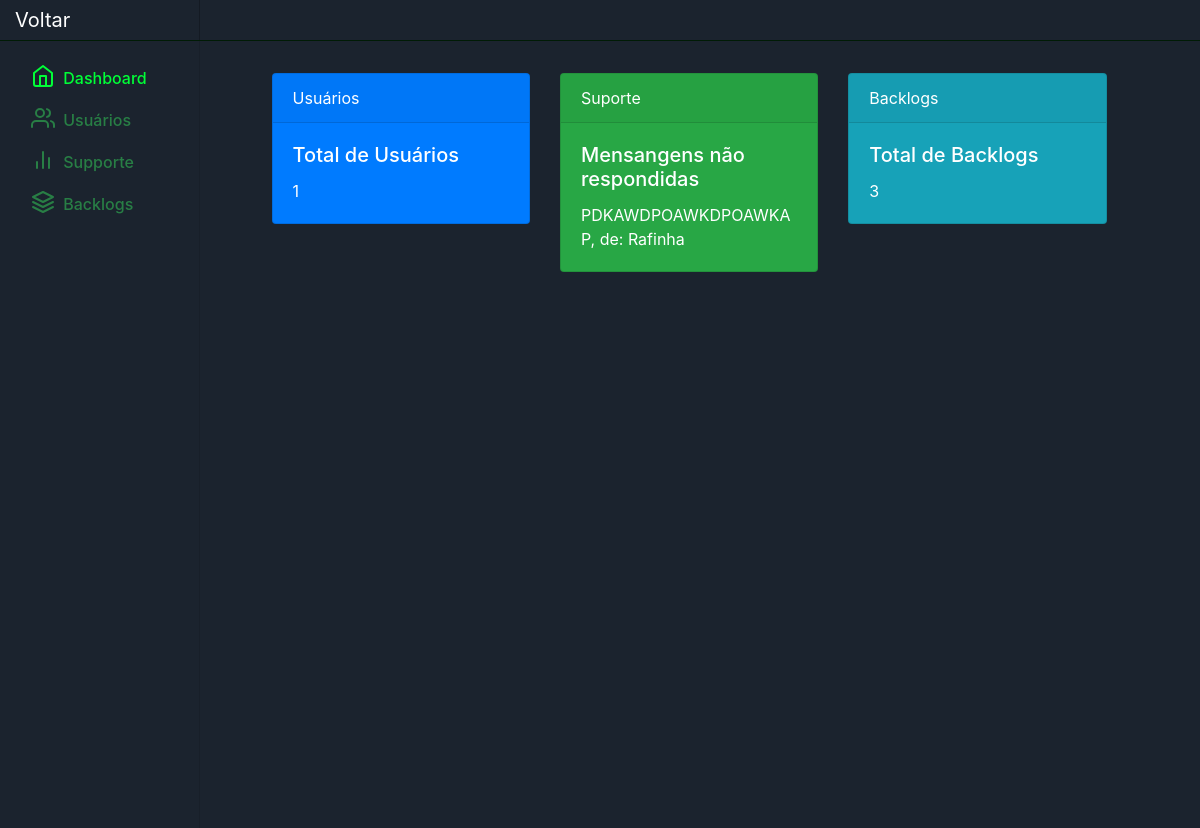
Before: /dashboard/ with the older database file.
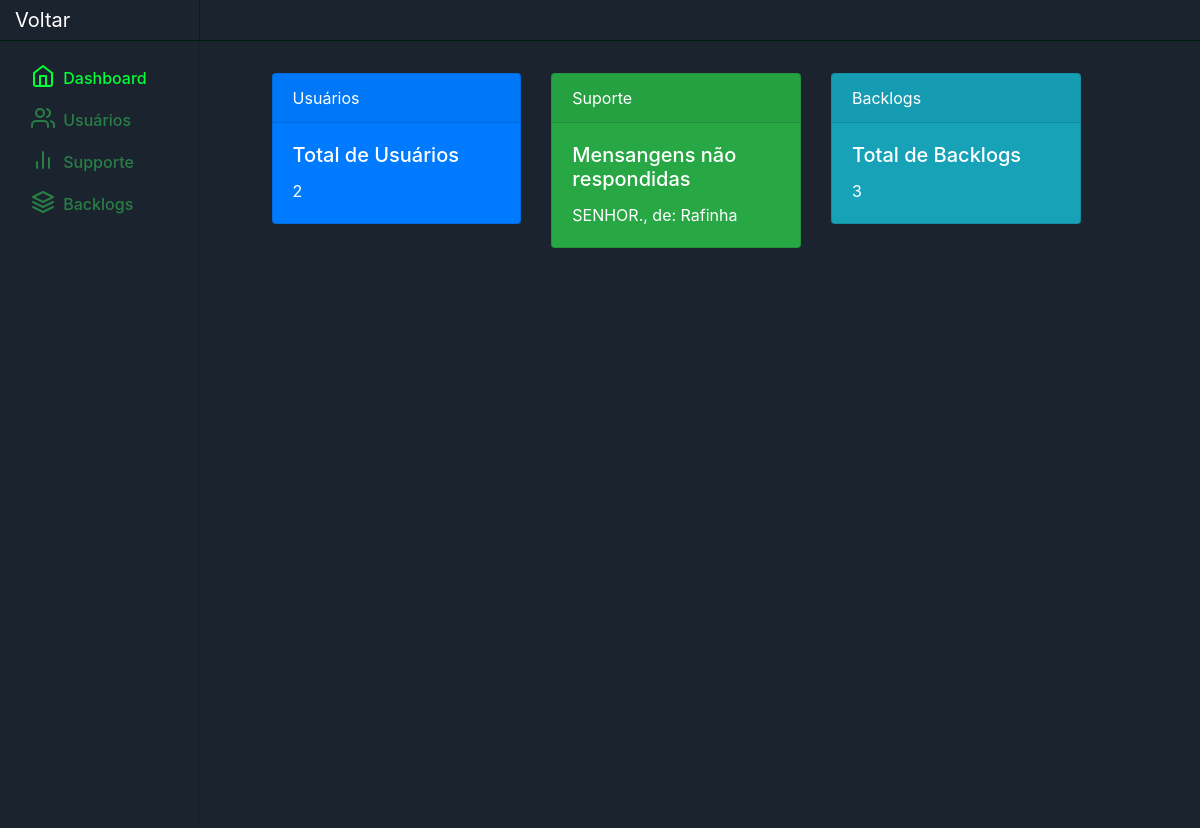
After: the same page with the newer database file.
### app/models.py (models this page shows, shortened)
class SupportMensagens(models.Model):
    usuario = models.ForeignKey(Usuarios, on_delete=models.CASCADE, null=True)
    descricao = models.TextField(null=True)
    data_envio = models.DateTimeField(auto_now_add=True,null=True)

class Usuarios(models.Model):
    matricula = models.CharField(max_length=14, unique=True, null=True)
    email = models.EmailField(unique=True, null=True)
    nome = models.CharField(max_length=255, null=True)
    sobrenome = models.CharField(max_length=255, null=False, blank=False)
    numero = models.CharField(max_length=20, null=False)
    data_cadastro = models.DateField(auto_now_add=True, null=True)
    data_ultimo_login = models.DateTimeField(auto_now_add=True, null=True)

### app/views.py (the view)
# urls.py: path('dashboard/', dashboard, name="backlogs"),
def dashboard(request):
    total_usuarios = Usuarios.objects.count()
    support = SupportMensagens.objects.all()
    total_backlogs = Backlogs.objects.count()
    context = {
        'total_usuarios': total_usuarios,
        'total_backlogs': total_backlogs,
        'support': support,
    }
    return render(request, "app/dashboard/dashboard.html", context)

### app/templates/app/dashboard/dashboard.html
{% extends 'nav.html' %}
{% block center %}
<div class="container_main"
style="
display: flex;
background-color: #1B232E;
flex-direction: column;
align-items: flex-start;
width: 100%;
height: 100vh;
padding-left: 5%;
">
<div class="row mt-3">
  <div class="col-md-4">
    <div class="card text-white bg-primary mb-3">
      <div class="card-header">Usuários</div>
      <div class="card-body">
        <h5 class="card-title">Total de Usuários</h5>
        <p class="card-text"> {{ total_usuarios }} </p>
      </div>
    </div>
  </div>
  {% for i in support %}
  <div class="col-md-4">
    <div class="card text-white bg-success mb-3">
      <div class="card-header">Suporte</div>
      <div class="card-body">
        <h5 class="card-title">Mensangens não respondidas</h5>
        <p class="card-text"> {{ i.descricao }}, de: {{ i.usuario.nome }}</p>
      </div>
    </div>
  </div>
  {% endfor %}
  <div class="col-md-4">
    <div class="card text-white bg-info mb-3">
      <div class="card-header">Backlogs</div>
      <div class="card-body">
        <h5 class="card-title">Total de Backlogs</h5>
        <p class="card-text"> {{ total_backlogs }} </p>
      </div>
    </div>
  </div>
</div>
</div>
{% endblock %}

### templates/nav.html (shortened to what this page needs)
{% load static %}
<!DOCTYPE html>
<html lang="en">
<head>
    <link href="{% static 'css/dashboard.css' %}" rel="stylesheet">
    <link rel="stylesheet" href="https://getbootstrap.com/docs/4.0/dist/css/bootstrap.min.css">
</head>
<body>
    <nav class="navbar navbar-dark sticky-top flex-md-nowrap p-0">
        <a class="navbar-brand col-sm-3 col-md-2 mr-0" href="{% url 'index' %}">Voltar</a>
    </nav>
    <div class="container-fluid">
        <div class="row">
          <nav class="col-md-2 d-none d-md-block sidebar">
            <div class="sidebar-sticky">
              <ul class="nav flex-column">
                <li class="nav-item">
                  <a class="nav-link active" href="#">
                    Dashboard <span class="sr-only">(current)</span>
                  </a>
                </li>
                <li class="nav-item">
                  <a class="nav-link" href="#">
                    Usuários
                  </a>
                </li>
                <li class="nav-item">
                  <a class="nav-link" href="#">
                    Supporte
                  </a>
                </li>
                <li class="nav-item">
                  <a class="nav-link" href="#">
                    Backlogs
                  </a>
                </li>
            </div>
          </nav>
          <main role="main" class="col-md-9 ml-sm-auto col-lg-10 pt-3 px-4">
           {% block center %}
           {% endblock %}
          </main>
        </div>
      </div>
</body>
</html>

### static/css/dashboard.css (style rules this page uses)
body { font-size: .875rem; background-color: #1B232E; }
.feather { width: 24px; height: 24px; vertical-align: text-bottom; background-color: #1B232E; }
main { background-color: #1B232E; }
.sidebar { position: fixed; top: 0; bottom: 0; left: 0; z-index: 100; padding: 0; box-shadow: inset -1px 0 0 rgba(0, 0, 0, .1); background-color: #1B232E; }
.sidebar-sticky { position: -webkit-sticky; position: sticky; top: 48px; height: calc(100vh - 48px); padding-top: .5rem; overflow-x: hidden; overflow-y: auto; background-color: #1B232E; }
.sidebar .nav-link { font-weight: 500; color: #287e45; background-color: #1B232E; }
.sidebar .nav-link .feather { margin-right: 4px; color: #287e45; background-color: #1B232E; }
.sidebar .nav-link.active { color: #00ff37; background-color: #1B232E; font-size: 1,3rem; }
.sidebar .nav-link:hover .feather, .sidebar .nav-link.active .feather { color: inherit; background-color: #1B232E; }
.navbar { background-color: #1B232E; border-bottom: #001b05 1px solid; }
.navbar-brand { padding-top: .75rem; padding-bottom: .75rem; font-size: 1rem; background-color: rgba(0, 0, 0, .25); box-shadow: inset -1px 0 0 rgba(0, 0, 0, .25); background-color: #1B232E; }

Changed rows visible on the page:
removed SupportMensagens: descricao "PDKAWDPOAWKDPOAWKAP", usuario.nome "Rafinha"
added SupportMensagens: descricao "SENHOR.", usuario.nome "Rafinha"
Other visible differences:
{{ total_usuarios }}: "1" → "2"
